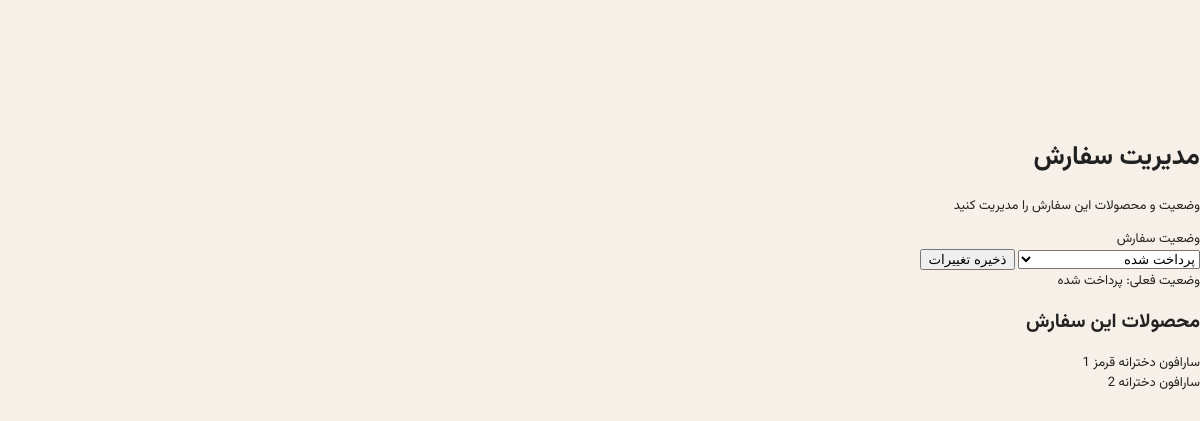
Page /admin/dashboard/order/1 (signed in) on the committed database.
### models/cart.py (models this page shows, shortened)
class Cart(db.Model):
    __tablename__="carts"
    id=Column(Integer,primary_key=True)
    user_id=Column(Integer,ForeignKey('users.id') , nullable=False)
    status=Column(String,default="pending")
    user = db.relationship("User", backref=backref("carts", lazy="dynamic"))
    def get_status_persian(self):
        if self.status=="pending":
            return "در انتظار پرداخت (سبد خرید)"
        if self.status == "paid":
            return "پرداخت شده"
        if self.status == "sent":
            return "ارسال شده "
        if self.status == "rejected":
            return "رد شده "

### models/cart_item.py (models this page shows)
class CartItem(db.Model):
    __tablename__ = "cart_items"
    id = Column(Integer, primary_key=True)
    cart_id = Column(Integer, ForeignKey('carts.id'), nullable=False)
    product_id = Column(Integer, ForeignKey('products.id'), nullable=False)
    price=Column(Integer)
    quantity =Column(Integer)
    product = db.relationship("Product", backref=backref("cart_items",lazy="dynamic"))
    cart = db.relationship("Cart", backref=backref("cart_items",lazy="dynamic"))

### models/product.py (models this page shows)
class Product(db.Model):
    __tablename__ = "products"
    id = Column(Integer, primary_key=True)
    name = Column(String, unique=True, nullable=False, index=True)
    price = Column(Integer, nullable=False, index=True)
    description = Column(String, nullable=False, index=True)
    active = Column(Integer, nullable=False, index=True)
    category_id = Column(
        Integer,
        ForeignKey("categories.id"),
        nullable=True
    )
    category = db.relationship(
        "Category",
        back_populates="products"
    )

### blueprints/admin.py (the view)
@admin.route('/admin/dashboard/order/<id>', methods=['GET','POST'])
def order(id):
    cart = Cart.query.filter(Cart.id == id).first_or_404()
    if request.method=="GET":
        return render_template('order.html',cart=cart)
    else:
        status = request.form.get('status')
        cart.status=status
        db.session.commit()
        return redirect(url_for('admin.order', id=id))

### app.py (called while the page is built)
@login_manager.user_loader
def load_user(user_id):
    return User.query.get(int(user_id))

### blueprints/admin.py (called while the page is built)
@admin.before_request
def before_request():
    if session.get('admin_login', None) == None and request.endpoint !='admin.login':
        abort(403)

### templates/order.html (shortened to what this page needs)
{% extends 'base.html' %}
{% block body %}
<div class="admin-order-container">
    <div class="admin-order-card">
        <div class="admin-order-title">
            <h1>مدیریت سفارش</h1>
            <p>وضعیت و محصولات این سفارش را مدیریت کنید</p>
        </div>
        <div class="order-status-box">
            <label>وضعیت سفارش</label>
            <form action="#" method="post" class="order-status-form">
                <select name="status">
                    <option value="paid"
                        {% if cart.status =="paid" %}selected{% endif %}>
                        پرداخت شده
                    </option>
                </select>
                <input type="submit" value="ذخیره تغییرات">
            </form>
        </div>
        <div class="current-order-status">
            وضعیت فعلی:
            {{ cart.get_status_persian() }}
        </div>
        <h2 class="order-products-title">
            محصولات این سفارش
        </h2>
        <div class="order-products">
            {% for item in cart.cart_items %}
            <div class="order-product-item">
                <span class="order-product-name">
                    {{ item.product.name }}
                </span>
                <span class="order-product-number">
                    {{ loop.index }}
                </span>
            </div>
            {% endfor %}
        </div>
    </div>
</div>
{% endblock %}

### static/css/index.css (style rules this page uses)
body { padding: 0; margin: 0; font-size: 13px; background: #f7f0e8; color: #212121; padding-top: 120px; font-family:Vazirmatn; }
html, body { margin: 0; padding: 0; height: 100%; }
body { padding-top: 120px; font-size: 13px; background: #f7f0e8; color: #212121; font-family: 'Vazirmatn', sans-serif; box-sizing: border-box; }

### rows in the picture
Cart: status "پرداخت شده", get_status_persian "پرداخت شده"
CartItem: product.name "سارافون دخترانه قرمز"
CartItem: product.name "سارافون دخترانه"
